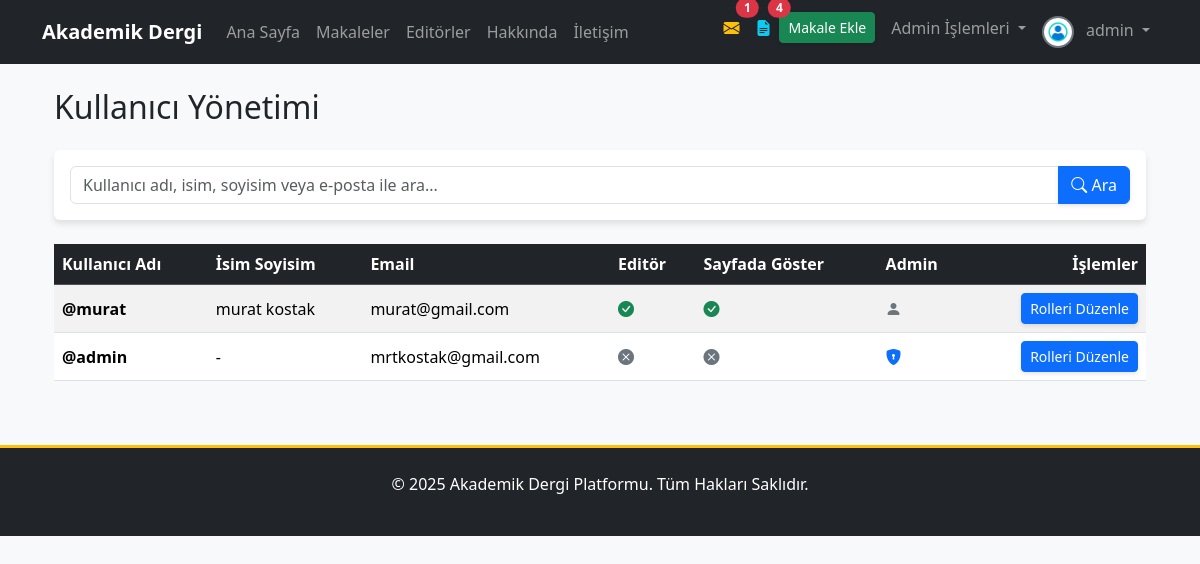
The app's page /dashboard/users/ (signed in) with its own data.
### apps/users/models.py (models this page shows, shortened)
class User(AbstractUser):
    email = models.EmailField(unique=True, verbose_name="E-posta Adresi")
    biyografi = models.TextField(blank=True, null=True, verbose_name="Biyografi")
    profile_resmi = models.ImageField(
        upload_to=profile_pic_path,
        default='profile_pics/default.png',
        verbose_name="Profil Resmi"
    )
    resume = models.FileField(
        upload_to=resume_path,
        blank=True,
        null=True,
        verbose_name="Özgeçmiş (PDF)"
    )
    is_editor = models.BooleanField(default=False, verbose_name="Editör Yetkisi")
    goster_editorler_sayfasinda = models.BooleanField(
        default=False,
        verbose_name="Editörler Sayfasında Gösterilsin mi?"
    )
    def get_full_name(self):
        return f"{self.first_name} {self.last_name}".strip()

### apps/dashboard/views.py (the view)
# urls.py: path('users/', views.AdminUserListView.as_view(), name='admin_user_list'),
class AdminUserListView(AdminRequiredMixin, ListView):
    model = User
    template_name = 'dashboard/admin_user_list.html'
    context_object_name = 'kullanicilar'
    paginate_by = 20
    def get_queryset(self):
        queryset = User.objects.all().order_by('-date_joined')
        query = self.request.GET.get('q')
        if query:
            queryset = queryset.filter(
                Q(username__icontains=query) | Q(email__icontains=query) |
                Q(first_name__icontains=query) | Q(last_name__icontains=query)
            )
        return queryset

### apps/core/context_processors.py (called while the page is built)
def notification_context(request):
    if not request.user.is_authenticated:
        return {}
    user = request.user
    context = {}
    if user.is_superuser:
        context['unread_messages_count'] = IletisimFormu.objects.filter(cevaplandi=False).count()
    else:
        context['unread_messages_count'] = 0
    if user.is_superuser or user.is_editor:
        context['draft_articles_count'] = Makale.objects.filter(goster_makaleler_sayfasinda=False).count()
    else:
        context['draft_articles_count'] = 0
    context['unread_notes_count'] = Makale.objects.filter(
        yazarlar__user_hesabi=user,  # Doğru sorgu: Yazar modeli üzerinden kullanıcı hesabına ulaş
        admin_notu_okundu=False
    ).exclude(admin_notu__isnull=True).exclude(admin_notu__exact='').count()
    return context

### apps/core/mixins.py (called while the page is built)
    def dispatch(self, request, *args, **kwargs):
        if not request.user.is_authenticated or not request.user.is_superuser:
            messages.error(request, 'Bu sayfaya erişim için admin yetkisi gerekmektedir.')
            return redirect('anasayfa')
        return super().dispatch(request, *args, **kwargs)

### templates/dashboard/admin_user_list.html (shortened to what this page needs)
{% extends 'base.html' %}
{% block content %}
<div class="container-fluid mt-4">
    <div class="d-flex justify-content-between align-items-center mb-3">
        <h2>Kullanıcı Yönetimi</h2>
    </div>
    <div class="card card-body mb-4">
        <form method="get" class="input-group">
            <input type="text" name="q" class="form-control" placeholder="Kullanıcı adı, isim, soyisim veya e-posta ile ara..." value="{{ request.GET.q|default:'' }}">
            <button class="btn btn-primary" type="submit"><i class="bi bi-search"></i> Ara</button>
        </form>
    </div>
    <div class="table-responsive">
        <table class="table table-striped table-hover align-middle">
            <thead class="table-dark">
                <tr>
                    <th>Kullanıcı Adı</th>
                    <th>İsim Soyisim</th>
                    <th>Email</th>
                    <th>Editör</th>
                    <th>Sayfada Göster</th>
                    <th>Admin</th>
                    <th class="text-end">İşlemler</th>
                </tr>
            </thead>
            <tbody>
                {% for user in kullanicilar %}
                <tr>
                    <td><strong>@{{ user.username }}</strong></td>
                    <td>{{ user.get_full_name|default:"-" }}</td>
                    <td>{{ user.email }}</td>
                    <td>{% if user.is_editor %}<i class="bi bi-check-circle-fill text-success"></i>{% else %}<i class="bi bi-x-circle-fill text-secondary"></i>{% endif %}</td>
                    <td>{% if user.goster_editorler_sayfasinda %}<i class="bi bi-check-circle-fill text-success"></i>{% else %}<i class="bi bi-x-circle-fill text-secondary"></i>{% endif %}</td>
                    <td>{% if user.is_superuser %}<i class="bi bi-shield-lock-fill text-primary"></i>{% else %}<i class="bi bi-person-fill text-secondary"></i>{% endif %}</td>
                    <td class="text-end">
                        <a href="{% url 'dashboard:admin_user_update' user.pk %}" class="btn btn-sm btn-primary">Rolleri Düzenle</a>
                    </td>
                </tr>
                {% empty %}
                <tr>
                    <td colspan="7" class="text-center">Gösterilecek kullanıcı bulunamadı.</td>
                </tr>
                {% endfor %}
            </tbody>
        </table>
    </div>
</div>
{% endblock %}

### templates/partials/_navbar.html (shortened to what this page needs)
<nav class="navbar navbar-expand-lg navbar-dark bg-dark">
    <div class="container">
        <a class="navbar-brand" href="{% url 'anasayfa' %}">Akademik Dergi</a>
        <div class="collapse navbar-collapse" id="navbarNav">
            <ul class="navbar-nav me-auto mb-2 mb-lg-0">
                <li class="nav-item"><a class="nav-link" href="{% url 'anasayfa' %}">Ana Sayfa</a></li>
                <li class="nav-item"><a class="nav-link" href="{% url 'makale_list' %}">Makaleler</a></li>
                <li class="nav-item"><a class="nav-link" href="{% url 'editorler' %}">Editörler</a></li>
                <li class="nav-item"><a class="nav-link" href="{% url 'hakkinda' %}">Hakkında</a></li>
                <li class="nav-item"><a class="nav-link" href="{% url 'iletisim' %}">İletişim</a></li>
            </ul>
            <ul class="navbar-nav ms-auto">
                {% if user.is_authenticated %}
                    {% if user.is_superuser and unread_messages_count > 0 %}
                    <li class="nav-item">
                        <a href="{% url 'dashboard:admin_iletisim_list' %}?durum=cevaplanmadi" class="nav-link position-relative text-warning" title="Cevaplanmamış Mesajlar">
                            <i class="bi bi-envelope-fill"></i>
                            <span class="position-absolute top-0 start-100 translate-middle badge rounded-pill bg-danger">{{ unread_messages_count }}</span>
                        </a>
                    </li>
                    {% endif %}
                    {% if user.is_superuser or user.is_editor %}
                        {% if draft_articles_count > 0 %}
                        <li class="nav-item">
                            <a href="{% url 'dashboard:editor_panel' %}?status=draft" class="nav-link position-relative text-info" title="Taslak Makaleler">
                                <i class="bi bi-file-earmark-text-fill"></i>
                                <span class="position-absolute top-0 start-100 translate-middle badge rounded-pill bg-danger">{{ draft_articles_count }}</span>
                            </a>
                        </li>
                        {% endif %}
                    {% endif %}
                    <li class="nav-item"><a href="{% url 'makale_ekle' %}" class="btn btn-success btn-sm me-2 mt-1">Makale Ekle</a></li>
                    {% if user.is_superuser %}
                    <li class="nav-item dropdown">
                        <a class="nav-link dropdown-toggle" href="#" id="adminDropdown" role="button" data-bs-toggle="dropdown" aria-expanded="false">
                            Admin İşlemleri
                        </a>
                    </li>
                    {% endif %}
                    <li class="nav-item dropdown">
                        <a class="nav-link dropdown-toggle" href="#" id="navbarDropdown" role="button" data-bs-toggle="dropdown" aria-expanded="false">
                            <img src="{{ user.profile_resmi.url }}" alt="{{ user.username }}" class="rounded-circle me-2" style="width:32px; height:32px; object-fit:cover;">
                            {{ user.get_full_name|default:user.username }}
                        </a>
                    </li>
                {% endif %}
            </ul>
        </div>
    </div>
</nav>

### static/css/style.css (style rules this page uses)
body { font-family: 'Segoe UI', Roboto, 'Helvetica Neue', Arial, sans-serif; background-color: #f8f9fa; transition: background-color 0.3s; }
.navbar-dark .navbar-nav .nav-link { transition: color 0.2s ease-in-out; }
.navbar-brand { font-weight: bold; }
.navbar .dropdown-toggle img { border: 2px solid #6c757d; transition: transform 0.2s; }
.btn { transition: all 0.3s ease; box-shadow: 0 2px 4px rgba(0,0,0,0.1); }
.card { transition: transform 0.3s ease, box-shadow 0.3s ease; border: none; box-shadow: 0 4px 6px rgba(0,0,0,0.1); }

### records on screen
User: profile_resmi (placeholder picture), get_full_name "admin", username "admin", get_full_name "-", email "mrtkostak@gmail.com", is_editor False (drawn), goster_editorler_sayfasinda False (drawn), is_superuser True (drawn)
User: username "murat", get_full_name "murat kostak", email "murat@gmail.com", is_editor True (drawn), goster_editorler_sayfasinda True (drawn), is_superuser False (drawn)

### other values on screen
{{ unread_messages_count }} "1"
{{ draft_articles_count }} "4"
